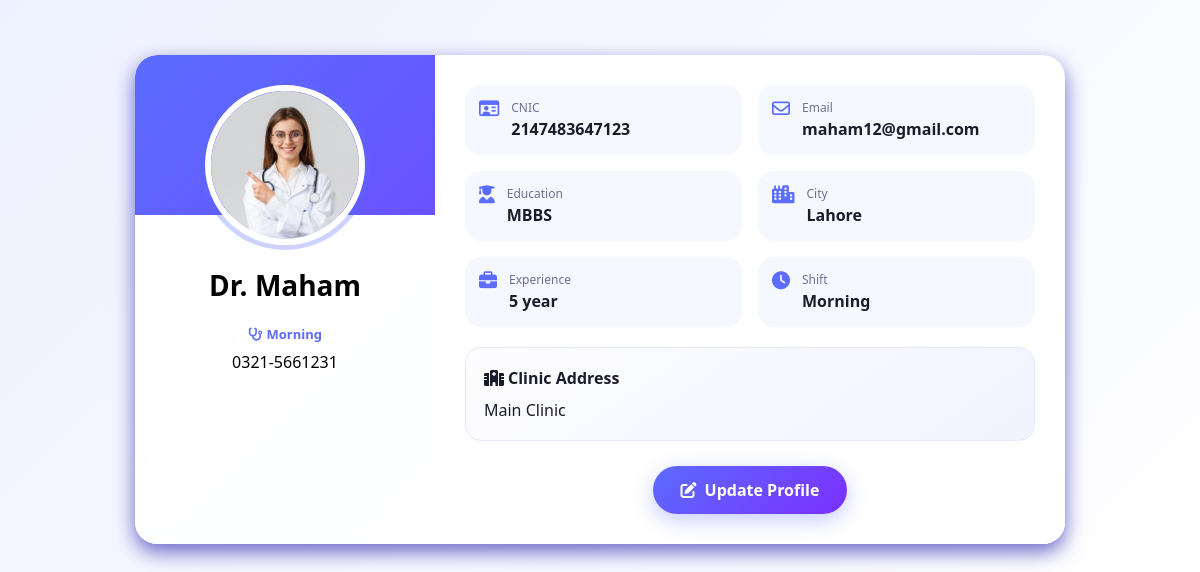
The app's page /admin/view.php?viewid=7 (signed in) with its own data.
### tables this page shows
CREATE TABLE `doctor` (
  `id` int(11) NOT NULL,
  `name` varchar(255) NOT NULL,
  `email` varchar(255) NOT NULL,
  `phone` varchar(255) NOT NULL,
  `gender` varchar(255) NOT NULL,
  `DOB` date NOT NULL,
  `city` int(11) NOT NULL,
  `CNIC` varchar(13) NOT NULL,
  `education` varchar(255) NOT NULL,
  `experience` text NOT NULL,
  `speciality` int(11) NOT NULL,
  `shift` varchar(255) NOT NULL,
  `address` varchar(255) NOT NULL,
  `drimage` varchar(255) NOT NULL
);

CREATE TABLE `city` (
  `ct_id` int(11) NOT NULL,
  `city_name` varchar(225) NOT NULL
);

### admin/view.php (the view, shortened to what this page needs)
<?php
include("../connection.php");
if(isset($_GET['viewid'])){
    $upid = $_GET['viewid'];
    $query = "SELECT * FROM doctor WHERE id='$upid'";
    $result = mysqli_query($con, $query);
    $doctor = mysqli_fetch_assoc($result);
    $phone = $doctor['phone'];
    $email = $doctor['email'];
    $name = $doctor['name'];
    $cnic = $doctor['CNIC'];
    $city = $doctor['city'];
    $experience = $doctor['experience'];
    $shift = $doctor['shift'];
    $educate = $doctor['education'];
    $address = $doctor['address'];
    $query23 = "SELECT city_name FROM city WHERE ct_id='$city'";
    $result12 = mysqli_query($con, $query23);
    $city_name = mysqli_fetch_assoc($result12)['city_name'];
?>
<!DOCTYPE html>
<html lang="en">
<head>
  <link href="https://cdn.jsdelivr.net/npm/bootstrap@5.3.0/dist/css/bootstrap.min.css" rel="stylesheet">
  <link rel="stylesheet" href="https://cdnjs.cloudflare.com/ajax/libs/animate.css/4.1.1/animate.min.css">
  <link rel="stylesheet" href="https://cdnjs.cloudflare.com/ajax/libs/font-awesome/6.4.0/css/all.min.css">
</head>
<body>
  <div class="id-wrap">
    <div class="id-card position-relative animate__animated animate__fadeInUp">
      <div class="id-inner">
        <div class="left-pane">
          <div class="doctor-image-container">
            <?php if(!empty($doctor['drimage'])): ?>
              <img src="../doctor/doc_image/<?php echo htmlspecialchars($doctor['drimage']); ?>" alt="Doctor Image">
            <?php else: ?>
              <div class="no-image-placeholder"><i class="fas fa-user-md"></i></div>
            <?php endif; ?>
          </div>
          <div class="name-block mt-4">
            <h3 style="color: black">Dr. <?php echo htmlspecialchars($name); ?></h3>
            <span class="role"><i class="fa-solid fa-stethoscope me-1"></i><?php echo $shift; ?></span>
            <p style="color: black"><?php echo htmlspecialchars($phone); ?></p>
          </div>
        </div>
        <div class="right-pane">
          <ul class="info-list">
            <li class="info-item"><i class="fa-regular fa-id-card"></i><div><div class="label">CNIC</div><div class="value"><?php echo $cnic; ?></div></div></li>
            <li class="info-item"><i class="fa-regular fa-envelope"></i><div><div class="label">Email</div><div class="value"><?php echo $email; ?></div></div></li>
            <li class="info-item"><i class="fa-solid fa-user-graduate"></i><div><div class="label">Education</div><div class="value"><?php echo $educate; ?></div></div></li>
            <li class="info-item"><i class="fa-solid fa-city"></i><div><div class="label">City</div><div class="value"><?php echo $city_name; ?></div></div></li>
            <li class="info-item"><i class="fa-solid fa-briefcase"></i><div><div class="label">Experience</div><div class="value"><?php echo $experience; ?></div></div></li>
            <li class="info-item"><i class="fa-solid fa-clock"></i><div><div class="label">Shift</div><div class="value"><?php echo $shift; ?></div></div></li>
          </ul>
          <div class="addr-card">
            <div class="addr-title"><i class="fa-solid fa-hospital me-1"></i>Clinic Address</div>
            <div><?php echo nl2br(htmlspecialchars($address)); ?></div>
          </div>
          <div class="text-center">
            <a href="update_doc.php?updid=<?php echo $upid; ?>" class="btn btn-update"><i class="fas fa-pen-to-square me-2"></i>Update Profile</a>
          </div>
        </div>
      </div>
    </div>
  </div>
<?php if(!$doctor){ echo "Error fetching doctor details: " . mysqli_error($con); exit; } } ?>
</body>
</html>

### admin/view.php (style rules this page uses)
:root { --grad-1: #5b6cff; --grad-2: #7b2fff; --bg-light: #f6f8ff; --text-dark: #1a1c2b; --text-muted: #6c7293; --shadow: rgba(50, 50, 93, 0.15) 0px 8px 20px; }
body { background: linear-gradient(135deg, #eef1ff, #ffffff); font-family: 'Segoe UI', sans-serif; color: var(--text-dark); }
.id-wrap { max-width: 960px; margin: 40px auto; padding: 15px; }
.id-card { border-radius: 22px; background: rgba(255,255,255,0.9); backdrop-filter: blur(10px); box-shadow: rgba(10, 10, 163, 0.6) 0px 8px 20px; overflow: hidden; }
.id-card::before { content: ""; position: absolute; height: 160px; width: 100%; background: linear-gradient(135deg, var(--grad-1), var(--grad-2)); border-radius: 22px 22px 0 0; }
.id-inner { position: relative; display: flex; flex-direction: column; }
@media (min-width: 992px) { .id-inner { flex-direction: row; } }
.left-pane { text-align: center; padding: 30px 20px; flex: 0 0 300px; }
.doctor-image-container { width: 160px; height: 160px; border-radius: 50%; margin: 0 auto; border: 6px solid #fff; box-shadow: 0 0 0 5px rgba(91,108,255,.3); overflow: hidden; }
.doctor-image-container img { width: 100%; height: 100%; object-fit: cover; }
.name-block { margin-top: 20px; color: #fff; }
.name-block h3 { font-weight: 700; }
.role { display: inline-block; margin-top: 8px; background: #fff; color: var(--grad-1); padding: 6px 12px; border-radius: 20px; font-size: 13px; font-weight: 600; }
.right-pane { flex: 1; padding: 30px; background: #fff; }
.info-list { list-style: none; padding: 0; margin: 0; display: grid; grid-template-columns: 1fr; gap: 16px; }
@media (min-width: 768px) { .info-list { grid-template-columns: 1fr 1fr; } }
.info-item { display: flex; gap: 12px; padding: 14px; border-radius: 16px; background: var(--bg-light); transition: transform .2s, box-shadow .2s; }
.info-item i { font-size: 18px; color: var(--grad-1); }
.info-item .label { font-size: 12px; color: var(--text-muted); }
.info-item .value { font-weight: 600; color: var(--text-dark); }
.addr-card { margin-top: 20px; padding: 18px; border-radius: 16px; background: linear-gradient(145deg, #fdfdff, #f1f3ff); border: 1px solid #e5e8ff; }
.addr-title { font-weight: 700; margin-bottom: 8px; }
.btn-update { margin-top: 25px; background: linear-gradient(135deg, var(--grad-1), var(--grad-2)); color: #fff; border-radius: 30px; padding: 12px 28px; font-weight: 600; border: none; box-shadow: 0 6px 20px rgba(91,108,255,0.35); transition: 0.3s; }

### records on screen
doctor: drimage (picture), name "Maham", shift "Morning", phone "0321-5661231", CNIC "2147483647123", email "maham12@gmail.com", education "MBBS", experience "5 year", address "Main Clinic"
city: city_name "Lahore"
